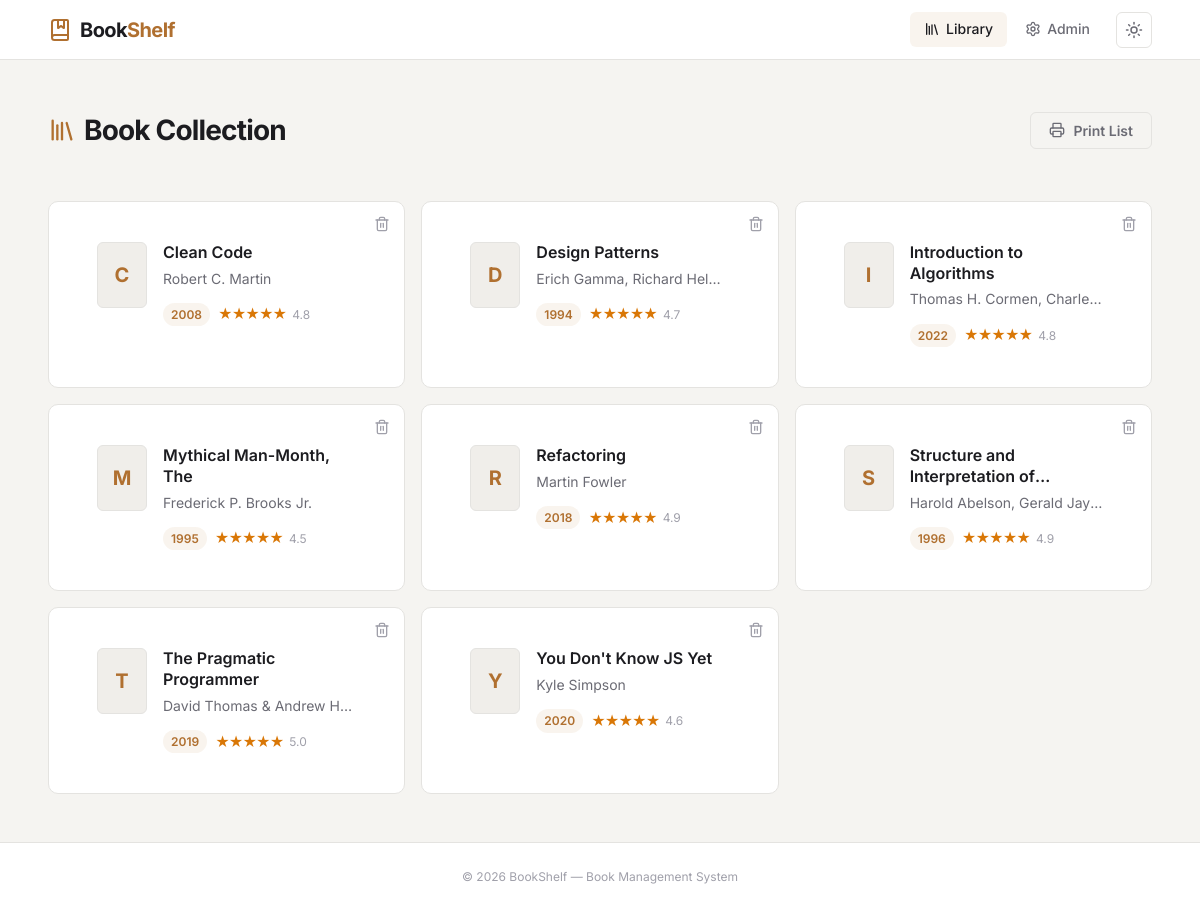
The page / (signed in) on the database its author committed.
### tables this page shows
CREATE TABLE books (
            id           INTEGER PRIMARY KEY AUTOINCREMENT,
            title        TEXT    NOT NULL,
            author       TEXT    NOT NULL,
            release_year INTEGER NOT NULL,
            annotation   TEXT    DEFAULT '',
            rating       REAL    DEFAULT 0 CHECK(rating >= 0 AND rating <= 5),
            created_at   TEXT    DEFAULT (datetime('now'))
        );

### includes/auth.php (called while the page is built, shortened)
<?php
function isLoggedIn(): bool
{
    $currentIp = $_SERVER['REMOTE_ADDR'] ?? '';
    $currentUa = $_SERVER['HTTP_USER_AGENT'] ?? '';
    return true;
}

### index.php (the view, shortened to what this page needs)
<?php
$pdo = getDB();
$books = $pdo->query("SELECT id, title, author, release_year, rating FROM books ORDER BY title ASC")->fetchAll();
?>
<!DOCTYPE html>
<html lang="en">
<head>
    <link rel="stylesheet" href="assets/css/style.css">
</head>
<body>
<div class="page-wrapper">
    <header class="site-header">
        <a href="index.php" class="logo">
            <i data-lucide="book-marked"></i>
            <span class="logo-text">Book<span>Shelf</span></span>
        </a>
        <nav class="header-nav">
            <a href="index.php" class="nav-link active">
                <i data-lucide="library"></i> Library
            </a>
            <?php if (isLoggedIn()): ?>
                <a href="admin.php" class="nav-link">
                    <i data-lucide="settings"></i> Admin
                </a>
            <?php else: ?>
                <a href="login.php" class="nav-link">
                    <i data-lucide="lock"></i> Admin
                </a>
            <?php endif; ?>
            <button id="theme-toggle" class="theme-toggle" title="Toggle theme">
                <i data-lucide="sun" class="icon-sun"></i>
            </button>
        </nav>
    </header>
    <main class="main-content">
        <div class="page-title-row">
            <h1>
                <i data-lucide="library"></i>
                Book Collection
            </h1>
            <div class="actions no-print">
                <button id="btn-print" class="btn btn-outline" title="Print book list">
                    <i data-lucide="printer"></i>
                    Print List
                </button>
            </div>
        </div>
        <?php if (empty($books)): ?>
            <div class="empty-state">
                <i data-lucide="book-open"></i>
                <p>No books in the collection yet.</p>
                <a href="login.php" class="btn btn-primary">Add Books</a>
            </div>
        <?php else: ?>
            <div class="book-grid">
                <?php foreach ($books as $book): ?>
                    <div class="book-card card">
                        <a href="detail.php?id=<?= (int)$book['id'] ?>" class="book-card__link">
                            <div class="book-card__cover">
                                <span class="book-card__initial"><?= htmlspecialchars(mb_substr($book['title'], 0, 1)) ?></span>
                            </div>
                            <div class="book-card__body">
                                <h3 class="book-card__title"><?= htmlspecialchars($book['title']) ?></h3>
                                <p class="book-card__author"><?= htmlspecialchars($book['author']) ?></p>
                                <div class="book-card__meta">
                                    <span class="badge"><?= (int)$book['release_year'] ?></span>
                                    <?php if ($book['rating'] > 0): ?>
                                        <span class="book-card__rating">
                                            <?= str_repeat('★', (int)round($book['rating'])) . str_repeat('☆', 5 - (int)round($book['rating'])) ?>
                                            <small><?= number_format($book['rating'], 1) ?></small>
                                        </span>
                                    <?php endif; ?>
                                </div>
                            </div>
                        </a>
                        <?php if (isLoggedIn()): ?>
                            <form method="POST" action="index.php" class="book-card__delete-form" onsubmit="return confirm('Are you sure you want to delete this book?');">
                                <button type="submit" class="btn-delete" title="Delete book">
                                    <i data-lucide="trash-2"></i>
                                </button>
                            </form>
                        <?php endif; ?>
                    </div>
                <?php endforeach; ?>
            </div>
        <?php endif; ?>
    </main>
    <footer class="site-footer">
        &copy; <?= date('Y') ?> BookShelf &mdash; Book Management System
    </footer>
</div>
</body>
</html>

### rows shown on the page
books: title "C", title "Clean Code", author "Robert C. Martin", release_year "2008", rating "★★★★★", rating "4.8"
books: title "D", title "Design Patterns", author "Erich Gamma, Richard Hel…", release_year "1994", rating "★★★★★", rating "4.7"
books: title "I", title "Introduction to Algorithms", author "Thomas H. Cormen, Charle…", release_year "2022", rating "★★★★★", rating "4.8"
books: title "M", title "Mythical Man-Month, The", author "Frederick P. Brooks Jr.", release_year "1995", rating "★★★★★", rating "4.5"
books: title "R", title "Refactoring", author "Martin Fowler", release_year "2018", rating "★★★★★", rating "4.9"
books: title "S", title "Structure and Interpretation…", author "Harold Abelson, Gerald Jay…", release_year "1996", rating "★★★★★", rating "4.9"
books: title "T", title "The Pragmatic Programmer", author "David Thomas & Andrew H…", release_year "2019", rating "★★★★★", rating "5.0"
books: title "Y", title "You Don't Know JS Yet", author "Kyle Simpson", release_year "2020", rating "★★★★★", rating "4.6"
